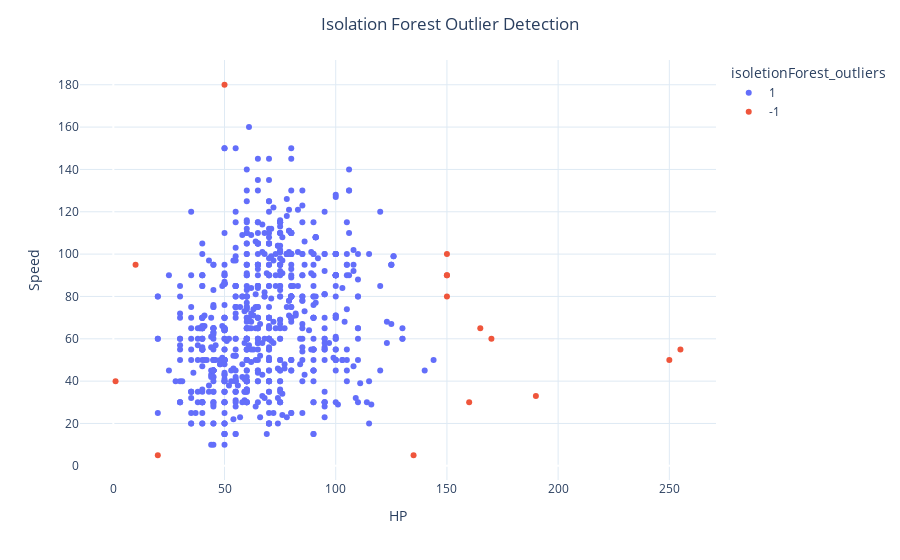

The notebook cell this image was saved under:
### Markdown cell above
Let's plot the resluts

### Code cell
fig = px.scatter(data, x=x1, y=x2, color='isoletionForest_outliers', hover_name='Name')
fig.update_layout(title='Isolation Forest Outlier Detection', title_x=0.5, yaxis=dict(gridcolor = '#DFEAF4'), xaxis=dict(gridcolor = '#DFEAF4'), plot_bgcolor='white')
fig.show()

### Figure 1 — Plotly figure (JSON) as saved in the notebook; plotly's stock layout.template omitted (floating-point values rounded to 4 significant figures; data arrays with more than 128 entries replaced by an {"elided": "..."} marker saying what was removed)
{"data": [{"hovertemplate": "<b>%{hovertext}</b><br><br>isoletionForest_outliers=1<br>HP=%{x}<br>Speed=%{y}<extra></extra>", "hovertext": {"elided": "785 str values"}, "legendgroup": "1", "marker": {"color": "#636efa", "symbol": "circle"}, "mode": "markers", "name": "1", "orientation": "v", "showlegend": true, "type": "scatter", "x": {"elided": "785 int values"}, "xaxis": "x", "y": {"elided": "785 int values"}, "yaxis": "y"}, {"hovertemplate": "<b>%{hovertext}</b><br><br>isoletionForest_outliers=-1<br>HP=%{x}<br>Speed=%{y}<extra></extra>", "hovertext": ["Diglett", "Chansey", "Snorlax", "Wobbuffet", "Shuckle", "Blissey", "Slaking", "Shedinja", "Wailord", "DeoxysSpeed Forme", "Drifblim", "Munchlax", "GiratinaAltered Forme", "GiratinaOrigin Forme", "Alomomola"], "legendgroup": "-1", "marker": {"color": "#EF553B", "symbol": "circle"}, "mode": "markers", "name": "-1", "orientation": "v", "showlegend": true, "type": "scatter", "x": [10, 250, 160, 190, 20, 255, 150, 1, 170, 50, 150, 135, 150, 150, 165], "xaxis": "x", "y": [95, 50, 30, 33, 5, 55, 100, 40, 60, 180, 80, 5, 90, 90, 65], "yaxis": "y"}], "layout": {"legend": {"title": {"text": "isoletionForest_outliers"}, "tracegroupgap": 0}, "margin": {"t": 60}, "plot_bgcolor": "white", "title": {"text": "Isolation Forest Outlier Detection", "x": 0.5}, "xaxis": {"anchor": "y", "domain": [0, 1], "gridcolor": "#DFEAF4", "title": {"text": "HP"}}, "yaxis": {"anchor": "x", "domain": [0, 1], "gridcolor": "#DFEAF4", "title": {"text": "Speed"}}}}
